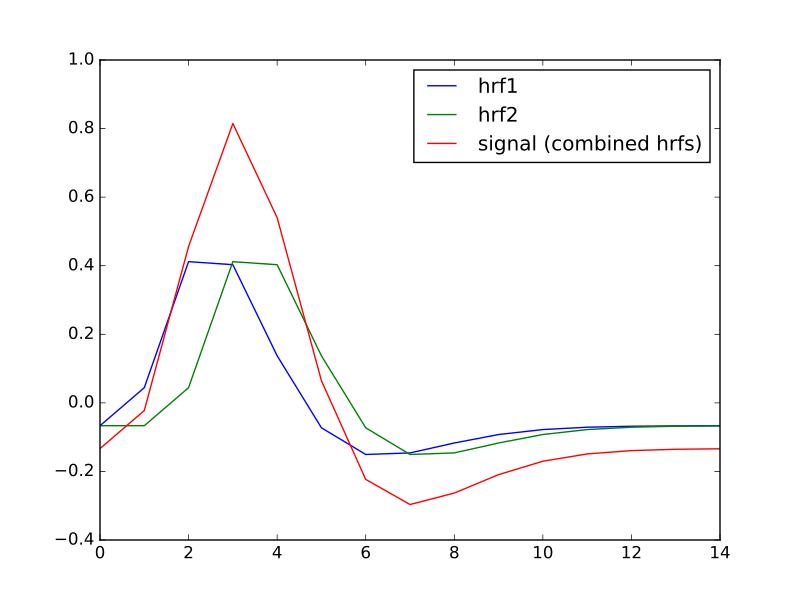

Reproduce this figure in Python.
signal = hrf1 + hrf2
plt.plot(hrf1, label='hrf1')
# [...]
plt.plot(hrf2, label='hrf2')
# [...]
plt.plot(signal, label='signal (combined hrfs)')
# [...]
plt.legend()
# <...>
